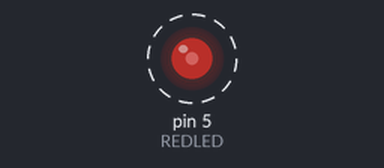
Simulated run of this sketch. Board: Arduino Uno, built with avr-gcc and run on an emulated ATmega328P. On the bench: output pins drawn as LEDs (lit = HIGH). Dashed ring = blinking.

Above: at 0.05 s.
Timing chart, 0 to 4.6 s (numbered marks = the images above):
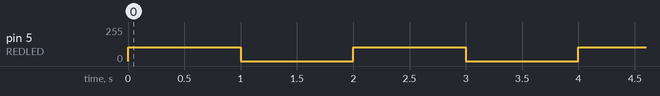

The sketch:

Arduino_4.ino
```cpp
int REDLED=5;
void setup() {
  // put your setup code here, to run once:
  pinMode(REDLED,OUTPUT);

}

void loop() {
  // put your main code here, to run repeatedly:
  analogWrite(REDLED,102);
  delay(1000);
  analogWrite(REDLED,0);
  delay(1000);


}
```

Measured:
- by itself, pin 5 (REDLED): alternates 102/255 for 1.0 s and 0/255 for 1.0 s
